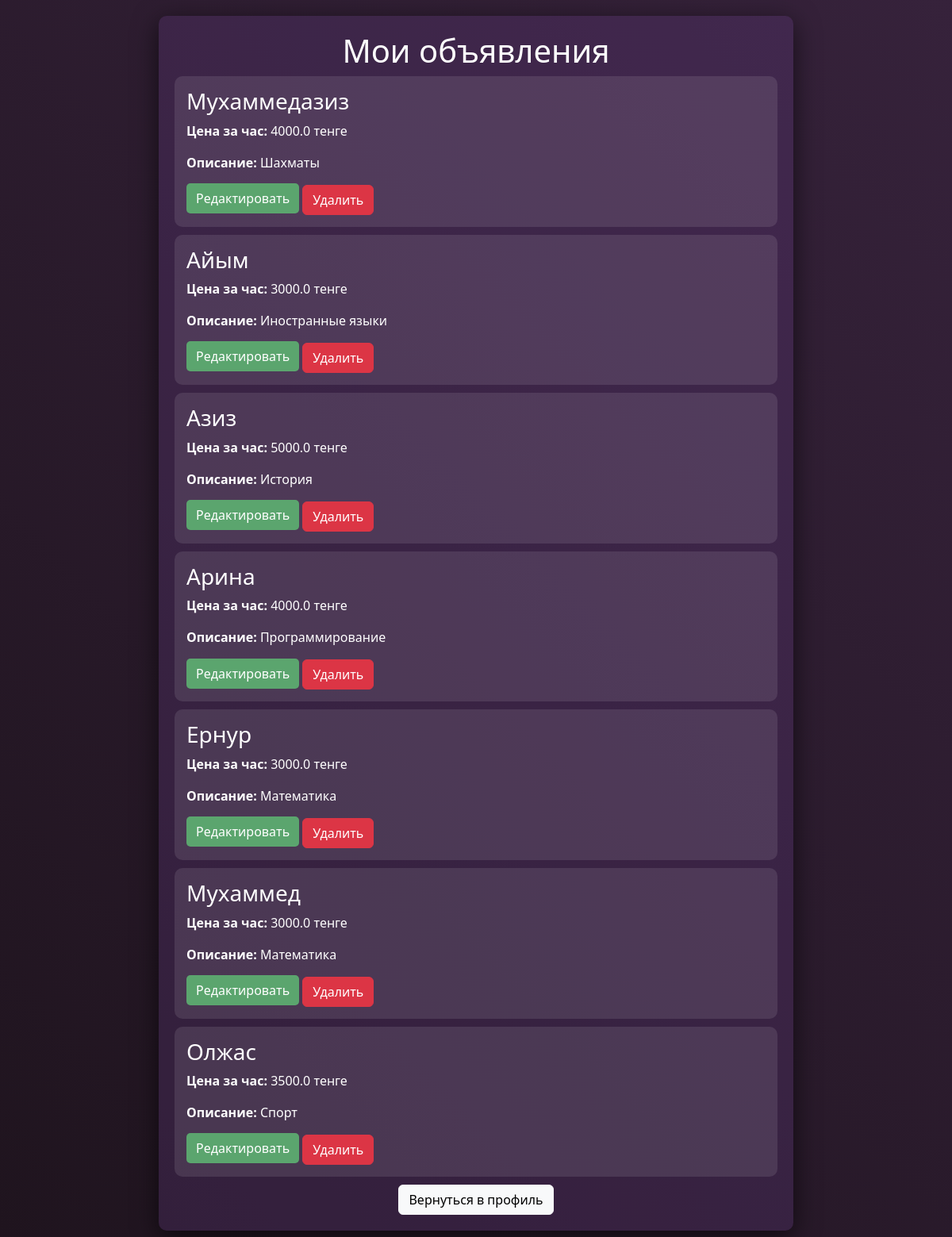
The app's page /teacher/ads/ (signed in) with its own data.
### main/models.py (models this page shows, shortened)
class Teacher(models.Model):
    user = models.ForeignKey(settings.AUTH_USER_MODEL, on_delete=models.CASCADE)
    name = models.CharField(max_length=255, default="")
    phone = models.CharField(max_length=20)
    skill_level = models.CharField(
        max_length=20,
        choices=[('Beginner', 'Beginner'), ('Intermediate', 'Intermediate'), ('Advanced', 'Advanced')],
        default='Beginner'
    )
    directions = models.TextField()
    skills = models.TextField()
    experience = models.TextField()
    price = models.FloatField()
    avatar = models.ImageField(upload_to='avatars/', blank=True, null=True)

### main/views.py (the view)
# urls.py: path('teacher/ads/', my_teacher_ads, name='my_teacher_ads'),
@login_required
def my_teacher_ads(request):
    teachers = Teacher.objects.filter(user=request.user)  # Теперь это твои "объявления"
    return render(request, 'main/my_teacher_ads.html', {'teacher_ads': teachers})

### main/templates/main/my_teacher_ads.html (shortened to what this page needs)
<!DOCTYPE html>
<html lang="ru">
<head>
    <link rel="stylesheet" href="https://cdn.jsdelivr.net/npm/bootstrap@5.3.0/dist/css/bootstrap.min.css">
</head>
<body>
    <div class="container">
        <h1 class="text-center">Мои объявления</h1>
        {% for teacher in teacher_ads %}
            <div class="ad-card">
                <h3>{{ teacher.name }}</h3>
                <p><strong>Цена за час:</strong> {{ teacher.price }} тенге</p>
                <p><strong>Описание:</strong> {{ teacher.directions|truncatechars:100 }}</p>
<a href="{% url 'edit_teacher_ad' teacher.id %}" class="btn-edit">Редактировать</a>
<a href="{% url 'delete_teacher_ad' teacher.id %}" class="btn btn-danger">Удалить</a>
            </div>
        {% empty %}
            <p>У вас пока нет объявлений.</p>
        {% endfor %}
        <div class="text-center">
            <a href="{% url 'my_profile' %}" class="btn btn-light">Вернуться в профиль</a>
        </div>
    </div>
</body>
</html>

### main/templates/main/my_teacher_ads.html (style rules this page uses)
body { background: linear-gradient(45deg, #1f141e, #36223b); color: white; font-family: 'Segoe UI', Tahoma, Geneva, Verdana, sans-serif; padding: 20px; }
.container { max-width: 800px; margin: auto; padding: 20px; border-radius: 10px; background: rgba(106, 61, 138, 0.25); box-shadow: 0 8px 32px rgba(0,0,0,0.6); }
.ad-card { background: rgba(255, 255, 255, 0.1); padding: 15px; border-radius: 10px; margin-bottom: 10px; }
.btn-edit { background: #5ba56e; color: white; padding: 8px 12px; border-radius: 5px; text-decoration: none; }

### records on screen
Teacher: name "Мухаммедазиз", price "4000.0", directions "Шахматы"
Teacher: name "Айым", price "3000.0", directions "Иностранные языки"
Teacher: name "Азиз", price "5000.0", directions "История"
Teacher: name "Арина", price "4000.0", directions "Программирование"
Teacher: name "Ернур", price "3000.0", directions "Математика"
Teacher: name "Мухаммед", price "3000.0", directions "Математика"
Teacher: name "Олжас", price "3500.0", directions "Спорт"
